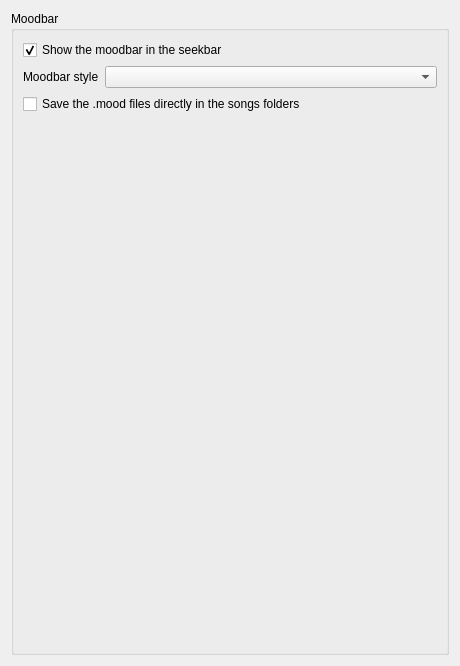
<?xml version="1.0" encoding="UTF-8"?>
<ui version="4.0">
 <class>MoodbarSettingsPage</class>
 <widget class="QWidget" name="MoodbarSettingsPage">
  <property name="geometry">
   <rect>
    <x>0</x>
    <y>0</y>
    <width>460</width>
    <height>666</height>
   </rect>
  </property>
  <property name="windowTitle">
   <string>Moodbar</string>
  </property>
  <layout class="QVBoxLayout" name="layout_moodbarsettingspage">
   <item>
    <widget class="QGroupBox" name="moodbar_group">
     <property name="title">
      <string>Moodbar</string>
     </property>
     <layout class="QFormLayout" name="layout_moodbar">
      <item row="0" column="0" colspan="2">
       <widget class="QCheckBox" name="moodbar_show">
        <property name="toolTip">
         <string>The same setting as Moodbar in the right-click menu of the seekbar.</string>
        </property>
        <property name="text">
         <string>Show the moodbar in the seekbar</string>
        </property>
        <property name="checked">
         <bool>true</bool>
        </property>
       </widget>
      </item>
      <item row="1" column="0">
       <widget class="QLabel" name="label_moodbar_style">
        <property name="text">
         <string>Moodbar style</string>
        </property>
       </widget>
      </item>
      <item row="1" column="1">
       <widget class="QComboBox" name="moodbar_style">
        <property name="currentText">
         <string notr="true"/>
        </property>
       </widget>
      </item>
      <item row="2" column="0" colspan="2">
       <widget class="QCheckBox" name="moodbar_save">
        <property name="text">
         <string>Save the .mood files directly in the songs folders</string>
        </property>
       </widget>
      </item>
      <item row="3" column="0">
       <spacer name="spacer_bottom">
        <property name="orientation">
         <enum>Qt::Orientation::Vertical</enum>
        </property>
        <property name="sizeHint" stdset="0">
         <size>
          <width>20</width>
          <height>40</height>
         </size>
        </property>
       </spacer>
      </item>
     </layout>
    </widget>
   </item>
  </layout>
 </widget>
 <tabstops>
  <tabstop>moodbar_style</tabstop>
  <tabstop>moodbar_save</tabstop>
 </tabstops>
 <resources/>
 <connections/>
</ui>
